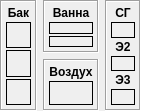
  <widget class="QWidget" name="layoutWidget" >
   <property name="geometry" >
    <rect>
     <x>10</x>
     <y>630</y>
     <width>141</width>
     <height>111</height>
    </rect>
   </property>
   <layout class="QGridLayout" >
    <property name="margin" >
     <number>0</number>
    </property>
    <property name="spacing" >
     <number>6</number>
    </property>
    <item rowspan="2" row="0" column="0" >
     <widget class="QFrame" name="frame_7" >
      <property name="frameShape" >
       <enum>QFrame::Box</enum>
      </property>
      <property name="frameShadow" >
       <enum>QFrame::Sunken</enum>
      </property>
      <layout class="QVBoxLayout" >
       <property name="margin" >
        <number>4</number>
       </property>
       <property name="spacing" >
        <number>2</number>
       </property>
       <item>
        <widget class="QLabel" name="label_89" >
         <property name="sizePolicy" >
          <sizepolicy>
           <hsizetype>5</hsizetype>
           <vsizetype>0</vsizetype>
           <horstretch>0</horstretch>
           <verstretch>0</verstretch>
          </sizepolicy>
         </property>
         <property name="font" >
          <font>
           <family>MS Shell Dlg</family>
           <pointsize>9</pointsize>
           <weight>75</weight>
           <italic>false</italic>
           <bold>true</bold>
           <underline>false</underline>
           <strikeout>false</strikeout>
          </font>
         </property>
         <property name="text" >
          <string>Бак</string>
         </property>
         <property name="alignment" >
          <set>Qt::AlignCenter</set>
         </property>
        </widget>
       </item>
       <item>
        <widget class="Led" name="tank2Led" >
         <property name="frameShape" >
          <enum>QFrame::Box</enum>
         </property>
        </widget>
       </item>
       <item>
        <widget class="Led" name="tank1Led" >
         <property name="frameShape" >
          <enum>QFrame::Box</enum>
         </property>
        </widget>
       </item>
       <item>
        <widget class="Led" name="tank0Led" >
         <property name="frameShape" >
          <enum>QFrame::Box</enum>
         </property>
        </widget>
       </item>
      </layout>
     </widget>
    </item>
    <item rowspan="2" row="0" column="2" >
     <widget class="QFrame" name="frame_9" >
      <property name="frameShape" >
       <enum>QFrame::Box</enum>
      </property>
      <property name="frameShadow" >
       <enum>QFrame::Sunken</enum>
      </property>
      <layout class="QVBoxLayout" >
       <property name="margin" >
        <number>4</number>
       </property>
       <property name="spacing" >
        <number>2</number>
       </property>
       <item>
        <widget class="QLabel" name="label_91" >
         <property name="sizePolicy" >
          <sizepolicy>
           <hsizetype>5</hsizetype>
           <vsizetype>0</vsizetype>
           <horstretch>0</horstretch>
           <verstretch>0</verstretch>
          </sizepolicy>
         </property>
         <property name="font" >
          <font>
           <family>MS Shell Dlg</family>
           <pointsize>9</pointsize>
           <weight>75</weight>
           <italic>false</italic>
           <bold>true</bold>
           <underline>false</underline>
           <strikeout>false</strikeout>
          </font>
         </property>
         <property name="text" >
          <string>СГ</string>
         </property>
         <property name="alignment" >
          <set>Qt::AlignCenter</set>
         </property>
        </widget>
       </item>
       <item>
        <widget class="Led" name="sgWaterLed" >
         <property name="frameShape" >
          <enum>QFrame::Box</enum>
         </property>
        </widget>
       </item>
       <item>
        <widget class="QLabel" name="label_92" >
         <property name="sizePolicy" >
          <sizepolicy>
           <hsizetype>5</hsizetype>
           <vsizetype>0</vsizetype>
           <horstretch>0</horstretch>
           <verstretch>0</verstretch>
          </sizepolicy>
         </property>
         <property name="font" >
          <font>
           <family>MS Shell Dlg</family>
           <pointsize>9</pointsize>
           <weight>75</weight>
           <italic>false</italic>
           <bold>true</bold>
           <underline>false</underline>
           <strikeout>false</strikeout>
          </font>
         </property>
         <property name="text" >
          <string>Э2</string>
         </property>
         <property name="alignment" >
          <set>Qt::AlignCenter</set>
         </property>
        </widget>
       </item>
       <item>
        <widget class="Led" name="e2WaterLed" >
         <property name="frameShape" >
          <enum>QFrame::Box</enum>
         </property>
        </widget>
       </item>
       <item>
        <widget class="QLabel" name="label_93" >
         <property name="sizePolicy" >
          <sizepolicy>
           <hsizetype>5</hsizetype>
           <vsizetype>0</vsizetype>
           <horstretch>0</horstretch>
           <verstretch>0</verstretch>
          </sizepolicy>
         </property>
         <property name="font" >
          <font>
           <family>MS Shell Dlg</family>
           <pointsize>9</pointsize>
           <weight>75</weight>
           <italic>false</italic>
           <bold>true</bold>
           <underline>false</underline>
           <strikeout>false</strikeout>
          </font>
         </property>
         <property name="text" >
          <string>Э3</string>
         </property>
         <property name="alignment" >
          <set>Qt::AlignCenter</set>
         </property>
        </widget>
       </item>
       <item>
        <widget class="Led" name="e3WaterLed" >
         <property name="frameShape" >
          <enum>QFrame::Box</enum>
         </property>
        </widget>
       </item>
      </layout>
     </widget>
    </item>
    <item row="1" column="1" >
     <widget class="QFrame" name="frame_13" >
      <property name="frameShape" >
       <enum>QFrame::Box</enum>
      </property>
      <property name="frameShadow" >
       <enum>QFrame::Sunken</enum>
      </property>
      <layout class="QVBoxLayout" >
       <property name="margin" >
        <number>4</number>
       </property>
       <property name="spacing" >
        <number>2</number>
       </property>
       <item>
        <widget class="QLabel" name="label_94" >
         <property name="sizePolicy" >
          <sizepolicy>
           <hsizetype>5</hsizetype>
           <vsizetype>0</vsizetype>
           <horstretch>0</horstretch>
           <verstretch>0</verstretch>
          </sizepolicy>
         </property>
         <property name="font" >
          <font>
           <family>MS Shell Dlg</family>
           <pointsize>9</pointsize>
           <weight>75</weight>
           <italic>false</italic>
           <bold>true</bold>
           <underline>false</underline>
           <strikeout>false</strikeout>
          </font>
         </property>
         <property name="text" >
          <string>Воздух</string>
         </property>
         <property name="alignment" >
          <set>Qt::AlignCenter</set>
         </property>
        </widget>
       </item>
       <item>
        <widget class="Led" name="airInSystemLed" >
         <property name="frameShape" >
          <enum>QFrame::Box</enum>
         </property>
        </widget>
       </item>
      </layout>
     </widget>
    </item>
    <item row="0" column="1" >
     <widget class="QFrame" name="frame_8" >
      <property name="frameShape" >
       <enum>QFrame::Box</enum>
      </property>
      <property name="frameShadow" >
       <enum>QFrame::Sunken</enum>
      </property>
      <layout class="QVBoxLayout" >
       <property name="margin" >
        <number>4</number>
       </property>
       <property name="spacing" >
        <number>2</number>
       </property>
       <item>
        <widget class="QLabel" name="label_90" >
         <property name="sizePolicy" >
          <sizepolicy>
           <hsizetype>5</hsizetype>
           <vsizetype>0</vsizetype>
           <horstretch>0</horstretch>
           <verstretch>0</verstretch>
          </sizepolicy>
         </property>
         <property name="font" >
          <font>
           <family>MS Shell Dlg</family>
           <pointsize>9</pointsize>
           <weight>75</weight>
           <italic>false</italic>
           <bold>true</bold>
           <underline>false</underline>
           <strikeout>false</strikeout>
          </font>
         </property>
         <property name="text" >
          <string>Ванна</string>
         </property>
         <property name="alignment" >
          <set>Qt::AlignCenter</set>
         </property>
        </widget>
       </item>
       <item>
        <widget class="Led" name="bath1Led" >
         <property name="frameShape" >
          <enum>QFrame::Box</enum>
         </property>
        </widget>
       </item>
       <item>
        <widget class="Led" name="bath0Led" >
         <property name="frameShape" >
          <enum>QFrame::Box</enum>
         </property>
        </widget>
       </item>
      </layout>
     </widget>
    </item>
   </layout>
  </widget>
